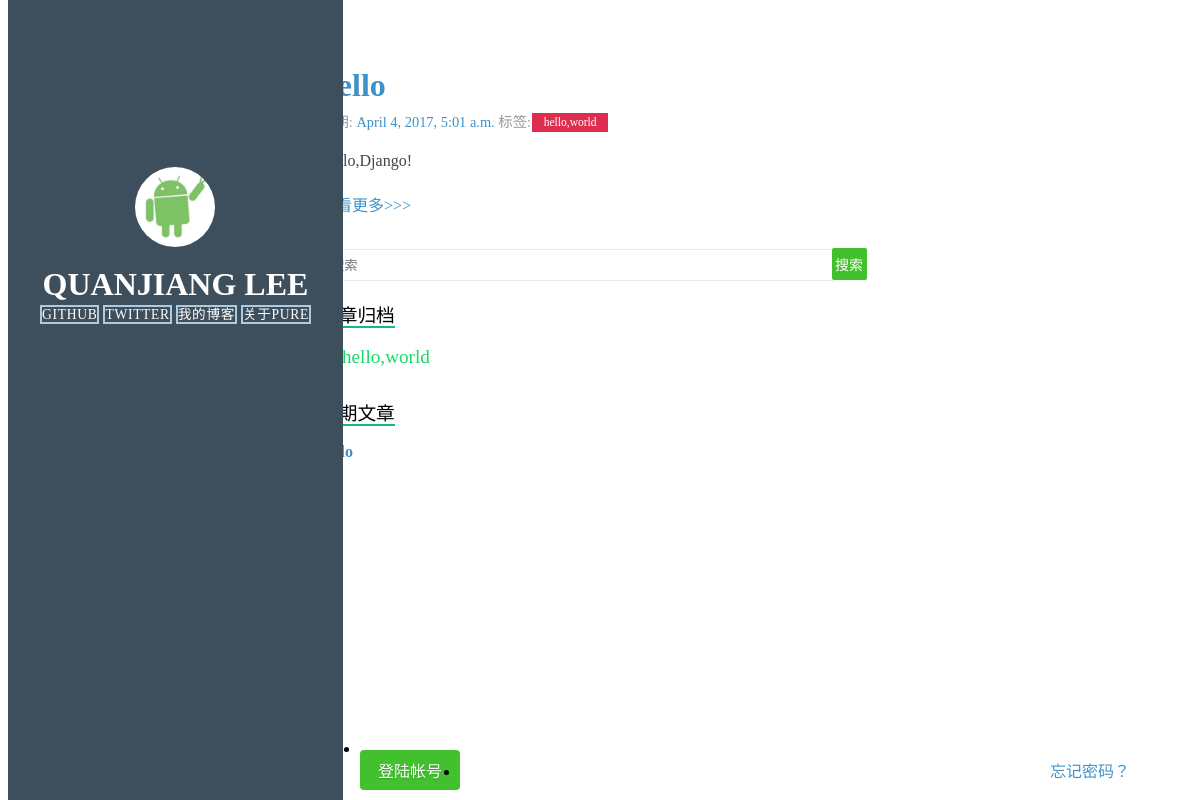
The app's page /, older data.
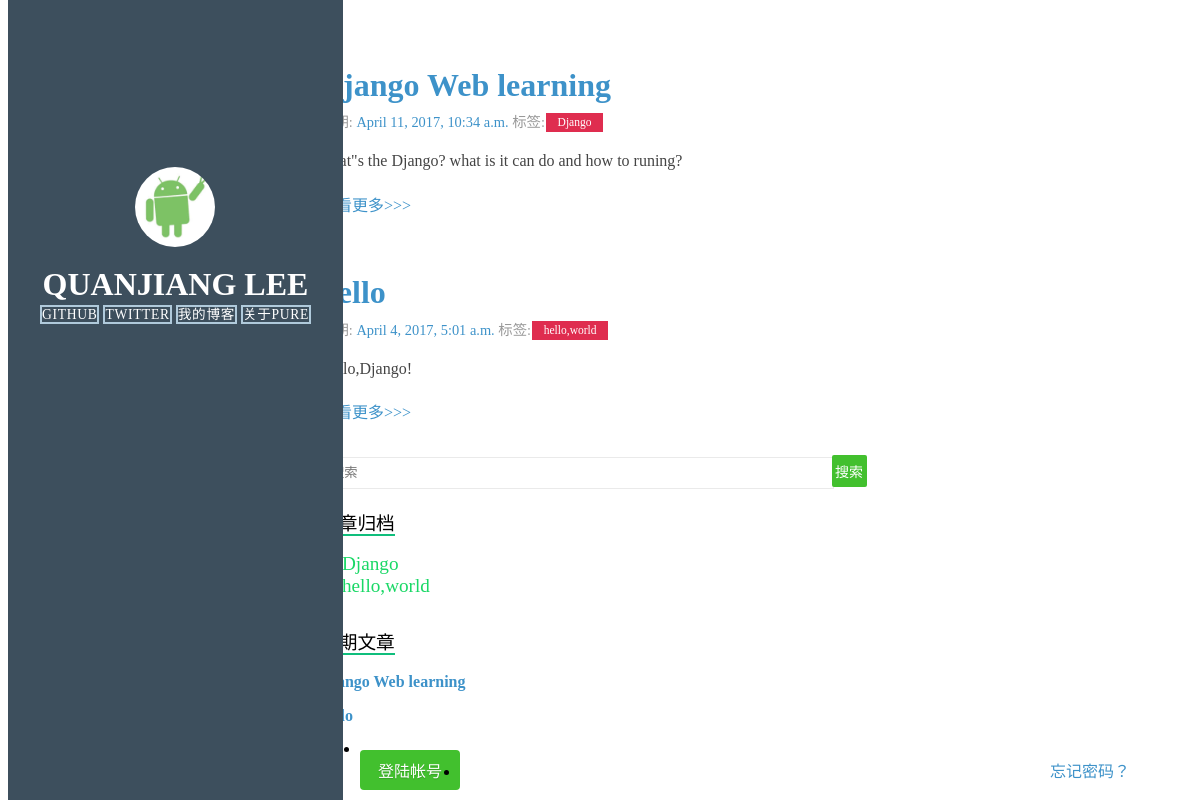
The same page, newer data.
### myarticle/models.py (models this page shows, shortened)
class myArticle(models.Model) :
    title = models.CharField(max_length = 100)  #博客题目
    category = models.CharField(max_length = 60, blank = True)  #博客标签
    datetime = models.DateTimeField(auto_now_add = True)  #博客日期
    content = models.TextField(blank = True, null = True)  #博客文章正文
    class Meta:  #按时间下降排序
        ordering = ['-datetime']

### myarticle/views.py (the view)
# urls.py: 2. Add a URL to urlpatterns:  url(r'^$', views.home, name='home')
def home(request):
	postList = myArticle.objects.all()
	for post in postList:
		if len(str(post.content)) > 200:
			post.content = str(post.content)[0:200]
		else:
			continue
	archiList = myArticle.objects.all()
	return render(request, 'home.html',{'postList':postList,'archiList':archiList})

### templates/home.html
{% extends "base.html" %}
{% block content %}
<div class="">
    {% for posts in postList %}
        <section class="post">
            <header class="post-header">
                <h2 class="post-title"><a href="{% url 'details' id=posts.id %}">{{ posts.title }}</a></h2>
                    <p class="post-meta">
                        日期:  <a class="post-author" href="#">{{ posts.datetime }}</a>
                        标签:<a class="post-category post-category-js" href="#">{{ posts.category }}</a>
                    </p>
            </header>
                <div class="post-description">
                    <p>
                        {{ posts.content }}
                    </p>
                </div>
                <a class="pure-button" href="{% url 'details' id=posts.id %}">查看更多>>></a>
        </section>
    {% endfor %}
</div>
{% endblock %}

### templates/base.html (shortened to what this page needs)
<!doctype html>
<html lang="en">
<head>
    <link rel="stylesheet" href="http://yui.yahooapis.com/pure/0.5.0/pure-min.css">
    <link rel="stylesheet" href="http://yui.yahooapis.com/pure/0.5.0/grids-responsive-min.css">
    <link rel="stylesheet" href="/static/css/index.css">
</head>
<body>
<div id="layout" class="pure-g">
    <div class="sidebar pure-u-1 pure-u-md-1-5">
        <div class="header">
            <img src="/static/images/myImg.jpg" id="myImg" />
            <h1 class="brand-title">Quanjiang Lee </h1>
            <nav class="nav">
                <ul class="nav-list">
                    <li class="nav-item">
                        <a class="pure-button" href="https://github.com/leequanjiang" target="_blank">Github</a>
                    </li>
                    <li class="nav-item">
                        <a class="pure-button" href="http://twitter.com/QuanjiangLee" target="_blank">Twitter</a>
                    </li>
                    <li class="nav-item">
                        <a class="pure-button" href="http://heihei520.com/" target="_blank">我的博客</a>
                    </li>
                    <li class="nav-item">
                        <a class="pure-button" href="http://github.com/yahoo/pure/" target="_blank">关于pure</a>
                    </li>
                </ul>
            </nav>
        </div>
    </div>
    <div class="content pure-u-1 pure-u-md-4-5">
    <div class="pure-g">
        <div class="posts pure-u-3-4" style="padding-right: 4em;">
            {% block content %}
            {% endblock %}
        </div>
        <div class="pure-u-1-4">
<div>
    <input type="text" placeholder="搜索" class="search">
    <input type="button" class="pure-button search-button" name="search" value="搜索">
</div>
<div >
<h3 class="widget-title"><span>文章归档</span></h3>
    {% for list in archiList %}
    <li class="archives">
        <a class="" style="font-size: 1.2em;color: #1ad866;" href="#">{{ list.category }}</a>
    </li>
    {% endfor %}
</div>
<div style="margin-top: 30px;">
    <h3 class="widget-title"><span>近期文章</span></h3>
        {% for list in archiList %}
        <p class="" style="font-weight: 700"><a href="{% url 'details' id=list.id %}">{{ list.title }}</a></p>
    {% endfor %}
</div>
</div>
</div>
<div class="footer">
        <div class=" pure-menu-horizontal pure-menu-open">
            <ul style="margin-right: -200px">
                <li><a href="/admin" class="button-success submit-button" target="">登陆帐号</a></li>
                <li><a href="#" target="">忘记密码？</a></li>
            </ul>
        </div>
    </div>
</div>
</div>
</body>
</html>

Row changes from the older to the newer data that the page shows:
added myArticle: title "Django Web learning", datetime "April 11, 2017, 10:34 a.m.", category "Django", content "what\"s the Django? what is it can do and how to runing?"
